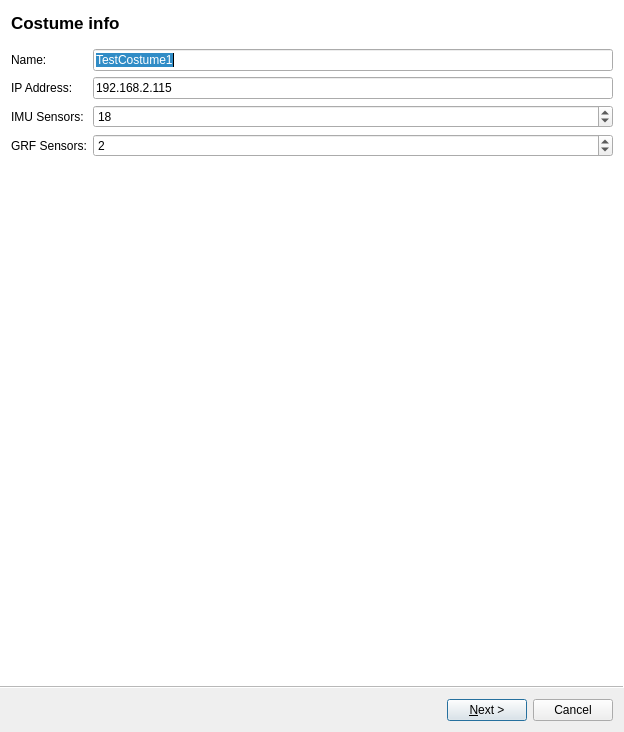
<?xml version="1.0" encoding="UTF-8"?>
<ui version="4.0">
 <class>IMUCostumeCalibrationWizard</class>
 <widget class="QWizard" name="IMUCostumeCalibrationWizard">
  <property name="geometry">
   <rect>
    <x>0</x>
    <y>0</y>
    <width>624</width>
    <height>732</height>
   </rect>
  </property>
  <property name="sizePolicy">
   <sizepolicy hsizetype="Preferred" vsizetype="Fixed">
    <horstretch>0</horstretch>
    <verstretch>0</verstretch>
   </sizepolicy>
  </property>
  <property name="windowTitle">
   <string>Costume Calibration Wizard</string>
  </property>
  <property name="windowIcon">
   <iconset resource="../../../imu_view/ui/MdeViewIcons.qrc">
    <normaloff>:/mde/icons/imu.png</normaloff>:/mde/icons/imu.png</iconset>
  </property>
  <property name="toolTip">
   <string/>
  </property>
  <property name="wizardStyle">
   <enum>QWizard::AeroStyle</enum>
  </property>
  <property name="options">
   <set>QWizard::HelpButtonOnRight|QWizard::NoBackButtonOnStartPage</set>
  </property>
  <widget class="QWizardPage" name="costumeCalibrationPage1">
   <property name="title">
    <string>Costume info</string>
   </property>
   <property name="subTitle">
    <string/>
   </property>
   <layout class="QFormLayout" name="formLayout">
    <item row="0" column="0">
     <widget class="QLabel" name="nameLabel">
      <property name="text">
       <string>Name:</string>
      </property>
     </widget>
    </item>
    <item row="0" column="1">
     <widget class="QLineEdit" name="nameLineEdit">
      <property name="text">
       <string>TestCostume1</string>
      </property>
     </widget>
    </item>
    <item row="1" column="0">
     <widget class="QLabel" name="ipAddressLabel">
      <property name="text">
       <string>IP Address:</string>
      </property>
     </widget>
    </item>
    <item row="1" column="1">
     <widget class="QLineEdit" name="ipAddressLineEdit">
      <property name="enabled">
       <bool>true</bool>
      </property>
      <property name="text">
       <string>192.168.2.115</string>
      </property>
     </widget>
    </item>
    <item row="2" column="0">
     <widget class="QLabel" name="imuSensorsLabellabel_2">
      <property name="text">
       <string>IMU Sensors:</string>
      </property>
     </widget>
    </item>
    <item row="2" column="1">
     <widget class="QSpinBox" name="imuSensorsSpinBox">
      <property name="enabled">
       <bool>true</bool>
      </property>
      <property name="value">
       <number>18</number>
      </property>
     </widget>
    </item>
    <item row="3" column="0">
     <widget class="QLabel" name="grfSensorsLabel">
      <property name="text">
       <string>GRF Sensors:</string>
      </property>
     </widget>
    </item>
    <item row="3" column="1">
     <widget class="QSpinBox" name="grfSensorsSpinBox">
      <property name="enabled">
       <bool>true</bool>
      </property>
      <property name="value">
       <number>2</number>
      </property>
     </widget>
    </item>
   </layout>
  </widget>
  <widget class="QWizardPage" name="costumeCalibrationPage2">
   <property name="minimumSize">
    <size>
     <width>525</width>
     <height>510</height>
    </size>
   </property>
   <property name="title">
    <string>Performer description</string>
   </property>
   <property name="subTitle">
    <string>Body dimensions [m]</string>
   </property>
   <layout class="QHBoxLayout" name="horizontalLayout">
    <item>
     <layout class="QVBoxLayout" name="verticalLayout">
      <item>
       <layout class="QFormLayout" name="formLayout_2">
        <item row="0" column="0">
         <widget class="QLabel" name="bodyHeighLabel">
          <property name="text">
           <string>Body Height:</string>
          </property>
         </widget>
        </item>
        <item row="0" column="1">
         <widget class="QDoubleSpinBox" name="bodyHeightDoubleSpinBox">
          <property name="toolTip">
           <string>Ground to top of head when standing upright</string>
          </property>
          <property name="value">
           <double>1.850000000000000</double>
          </property>
         </widget>
        </item>
        <item row="1" column="0">
         <widget class="QLabel" name="footSizeLabel">
          <property name="text">
           <string>Foot Size:</string>
          </property>
         </widget>
        </item>
        <item row="1" column="1">
         <widget class="QDoubleSpinBox" name="footSizeDoubleSpinBox">
          <property name="toolTip">
           <string>Top of shoe nose to end of the heel</string>
          </property>
          <property name="value">
           <double>0.260000000000000</double>
          </property>
         </widget>
        </item>
        <item row="2" column="0">
         <widget class="QLabel" name="ankleHeightLabel">
          <property name="text">
           <string>Ankle Height:</string>
          </property>
         </widget>
        </item>
        <item row="2" column="1">
         <widget class="QDoubleSpinBox" name="ankleHeightDoubleSpinBox">
          <property name="toolTip">
           <string>Ground to distal tip of lateral malleolus</string>
          </property>
          <property name="value">
           <double>0.120000000000000</double>
          </property>
         </widget>
        </item>
        <item row="3" column="0">
         <widget class="QLabel" name="hipHeightLabel">
          <property name="text">
           <string>Hip Height:</string>
          </property>
         </widget>
        </item>
        <item row="3" column="1">
         <widget class="QDoubleSpinBox" name="hipHeightDoubleSpinBox">
          <property name="toolTip">
           <string>Ground to most lateral bony prominence of greater trochanter</string>
          </property>
          <property name="value">
           <double>0.890000000000000</double>
          </property>
         </widget>
        </item>
        <item row="4" column="0">
         <widget class="QLabel" name="hipWidthLabel">
          <property name="text">
           <string>Hip Width:</string>
          </property>
         </widget>
        </item>
        <item row="4" column="1">
         <widget class="QDoubleSpinBox" name="hipWidthDoubleSpinBox">
          <property name="toolTip">
           <string>Right to left anterior sup. iliac spine</string>
          </property>
          <property name="value">
           <double>0.340000000000000</double>
          </property>
         </widget>
        </item>
        <item row="5" column="0">
         <widget class="QLabel" name="kneeHeightLabel">
          <property name="text">
           <string>Knee Height:</string>
          </property>
         </widget>
        </item>
        <item row="5" column="1">
         <widget class="QDoubleSpinBox" name="kneeHeightDoubleSpinBox">
          <property name="toolTip">
           <string>Ground to lateral epicondyle on the femoral bone</string>
          </property>
          <property name="value">
           <double>0.320000000000000</double>
          </property>
         </widget>
        </item>
        <item row="6" column="0">
         <widget class="QLabel" name="shoulderWidthLabel">
          <property name="text">
           <string>Shoulder Width:</string>
          </property>
         </widget>
        </item>
        <item row="6" column="1">
         <widget class="QDoubleSpinBox" name="shoulderWidthDoubleSpinBox">
          <property name="toolTip">
           <string>Right to left distal tip of acromion (acromial angle)</string>
          </property>
          <property name="value">
           <double>0.430000000000000</double>
          </property>
         </widget>
        </item>
        <item row="7" column="0">
         <widget class="QLabel" name="shoeSoleHeightLabel">
          <property name="text">
           <string>Shoe Sole Height:</string>
          </property>
         </widget>
        </item>
        <item row="7" column="1">
         <widget class="QDoubleSpinBox" name="shoeSoleHeightDoubleSpinBox">
          <property name="toolTip">
           <string>Average thickness of the sole of the used shoes. This value will add an offset to the ankle height.</string>
          </property>
          <property name="value">
           <double>0.040000000000000</double>
          </property>
         </widget>
        </item>
       </layout>
      </item>
      <item>
       <spacer name="verticalSpacer">
        <property name="orientation">
         <enum>Qt::Vertical</enum>
        </property>
        <property name="sizeHint" stdset="0">
         <size>
          <width>20</width>
          <height>40</height>
         </size>
        </property>
       </spacer>
      </item>
     </layout>
    </item>
    <item>
     <widget class="QLabel" name="bodyDimensionsLabel">
      <property name="minimumSize">
       <size>
        <width>375</width>
        <height>500</height>
       </size>
      </property>
      <property name="maximumSize">
       <size>
        <width>375</width>
        <height>500</height>
       </size>
      </property>
      <property name="text">
       <string/>
      </property>
      <property name="pixmap">
       <pixmap resource="imuCostumeIcons.qrc">:/imuCostume/icons/skeletonWithDimensions.png</pixmap>
      </property>
      <property name="scaledContents">
       <bool>true</bool>
      </property>
      <property name="alignment">
       <set>Qt::AlignCenter</set>
      </property>
      <property name="textInteractionFlags">
       <set>Qt::NoTextInteraction</set>
      </property>
     </widget>
    </item>
   </layout>
  </widget>
  <widget class="QWizardPage" name="costumeCalibrationPage3">
   <property name="title">
    <string>Calibration</string>
   </property>
   <property name="subTitle">
    <string>Algorithm</string>
   </property>
   <layout class="QFormLayout" name="formLayout_3">
    <item row="0" column="0">
     <widget class="QComboBox" name="algorithmComboBox">
      <property name="sizePolicy">
       <sizepolicy hsizetype="Preferred" vsizetype="Preferred">
        <horstretch>0</horstretch>
        <verstretch>0</verstretch>
       </sizepolicy>
      </property>
      <item>
       <property name="text">
        <string>Choose algorithm</string>
       </property>
      </item>
      <item>
       <property name="text">
        <string>Simple2Stage</string>
       </property>
      </item>
      <item>
       <property name="text">
        <string>Advanced2Stage</string>
       </property>
      </item>
      <item>
       <property name="text">
        <string>KalmanBasedMultiStage</string>
       </property>
      </item>
      <item>
       <property name="text">
        <string>AutoAdaptive</string>
       </property>
      </item>
     </widget>
    </item>
   </layout>
  </widget>
  <widget class="QWizardPage" name="costumeCalibrationPage4">
   <property name="title">
    <string>Calibration: Simple2Stage</string>
   </property>
   <property name="subTitle">
    <string>Stage 1</string>
   </property>
   <layout class="QHBoxLayout" name="horizontalLayout_3">
    <item>
     <layout class="QVBoxLayout" name="verticalLayout_2">
      <item>
       <widget class="QTextEdit" name="stage1DescriptionTextEdit">
        <property name="sizePolicy">
         <sizepolicy hsizetype="Expanding" vsizetype="Preferred">
          <horstretch>0</horstretch>
          <verstretch>0</verstretch>
         </sizepolicy>
        </property>
        <property name="readOnly">
         <bool>true</bool>
        </property>
        <property name="html">
         <string>&lt;!DOCTYPE HTML PUBLIC &quot;-//W3C//DTD HTML 4.0//EN&quot; &quot;http://www.w3.org/TR/REC-html40/strict.dtd&quot;&gt;
&lt;html&gt;&lt;head&gt;&lt;meta name=&quot;qrichtext&quot; content=&quot;1&quot; /&gt;&lt;style type=&quot;text/css&quot;&gt;
p, li { white-space: pre-wrap; }
&lt;/style&gt;&lt;/head&gt;&lt;body style=&quot; font-family:'MS Shell Dlg 2'; font-size:8.25pt; font-weight:400; font-style:normal;&quot;&gt;
&lt;p style=&quot; margin-top:0px; margin-bottom:0px; margin-left:0px; margin-right:0px; -qt-block-indent:0; text-indent:0px;&quot;&gt;Press &lt;span style=&quot; font-weight:600;&quot;&gt;Calibrate&lt;/span&gt; and stand in a &lt;span style=&quot; font-weight:600;&quot;&gt;T-pose&lt;/span&gt; as presented. Stand  approximately &lt;span style=&quot; font-weight:600;&quot;&gt;30 seconds&lt;/span&gt;, until algorithm finishes and notifies You it is ready for the next stage.&lt;/p&gt;&lt;/body&gt;&lt;/html&gt;</string>
        </property>
       </widget>
      </item>
      <item>
       <layout class="QHBoxLayout" name="horizontalLayout_2">
        <item>
         <spacer name="horizontalSpacer">
          <property name="orientation">
           <enum>Qt::Horizontal</enum>
          </property>
          <property name="sizeHint" stdset="0">
           <size>
            <width>40</width>
            <height>20</height>
           </size>
          </property>
         </spacer>
        </item>
        <item>
         <widget class="QPushButton" name="calibrate1PushButton">
          <property name="text">
           <string>Calibrate</string>
          </property>
         </widget>
        </item>
        <item>
         <spacer name="horizontalSpacer_2">
          <property name="orientation">
           <enum>Qt::Horizontal</enum>
          </property>
          <property name="sizeHint" stdset="0">
           <size>
            <width>40</width>
            <height>20</height>
           </size>
          </property>
         </spacer>
        </item>
       </layout>
      </item>
      <item>
       <spacer name="verticalSpacer_3">
        <property name="orientation">
         <enum>Qt::Vertical</enum>
        </property>
        <property name="sizeHint" stdset="0">
         <size>
          <width>20</width>
          <height>40</height>
         </size>
        </property>
       </spacer>
      </item>
     </layout>
    </item>
    <item>
     <widget class="QLabel" name="tposLabel">
      <property name="minimumSize">
       <size>
        <width>375</width>
        <height>500</height>
       </size>
      </property>
      <property name="maximumSize">
       <size>
        <width>375</width>
        <height>500</height>
       </size>
      </property>
      <property name="text">
       <string/>
      </property>
      <property name="pixmap">
       <pixmap resource="imuCostumeIcons.qrc">:/imuCostume/icons/tpos.png</pixmap>
      </property>
      <property name="scaledContents">
       <bool>true</bool>
      </property>
      <property name="textInteractionFlags">
       <set>Qt::NoTextInteraction</set>
      </property>
     </widget>
    </item>
   </layout>
  </widget>
  <widget class="QWizardPage" name="costumeCalibrationPage5">
   <property name="title">
    <string>Calibration: Simple2Stage</string>
   </property>
   <property name="subTitle">
    <string>Stage 2</string>
   </property>
   <layout class="QHBoxLayout" name="horizontalLayout_5">
    <item>
     <layout class="QVBoxLayout" name="verticalLayout_3">
      <item>
       <widget class="QTextEdit" name="stage2DescriptionTextEdit">
        <property name="sizePolicy">
         <sizepolicy hsizetype="Expanding" vsizetype="Preferred">
          <horstretch>0</horstretch>
          <verstretch>0</verstretch>
         </sizepolicy>
        </property>
        <property name="html">
         <string>&lt;!DOCTYPE HTML PUBLIC &quot;-//W3C//DTD HTML 4.0//EN&quot; &quot;http://www.w3.org/TR/REC-html40/strict.dtd&quot;&gt;
&lt;html&gt;&lt;head&gt;&lt;meta name=&quot;qrichtext&quot; content=&quot;1&quot; /&gt;&lt;style type=&quot;text/css&quot;&gt;
p, li { white-space: pre-wrap; }
&lt;/style&gt;&lt;/head&gt;&lt;body style=&quot; font-family:'MS Shell Dlg 2'; font-size:8.25pt; font-weight:400; font-style:normal;&quot;&gt;
&lt;p style=&quot; margin-top:0px; margin-bottom:0px; margin-left:0px; margin-right:0px; -qt-block-indent:0; text-indent:0px;&quot;&gt;Press &lt;span style=&quot; font-weight:600;&quot;&gt;Calibrate&lt;/span&gt; and stand in a &lt;span style=&quot; font-weight:600;&quot;&gt;N-pose&lt;/span&gt; as presented. Stand  approximately &lt;span style=&quot; font-weight:600;&quot;&gt;30 seconds&lt;/span&gt;, until algorithm finishes and notifies You that costume is ready to use.&lt;/p&gt;&lt;/body&gt;&lt;/html&gt;</string>
        </property>
       </widget>
      </item>
      <item>
       <layout class="QHBoxLayout" name="horizontalLayout_4">
        <item>
         <spacer name="horizontalSpacer_3">
          <property name="orientation">
           <enum>Qt::Horizontal</enum>
          </property>
          <property name="sizeHint" stdset="0">
           <size>
            <width>40</width>
            <height>20</height>
           </size>
          </property>
         </spacer>
        </item>
        <item>
         <widget class="QPushButton" name="calibrate2PushButton">
          <property name="text">
           <string>Calibrate</string>
          </property>
         </widget>
        </item>
        <item>
         <spacer name="horizontalSpacer_4">
          <property name="orientation">
           <enum>Qt::Horizontal</enum>
          </property>
          <property name="sizeHint" stdset="0">
           <size>
            <width>40</width>
            <height>20</height>
           </size>
          </property>
         </spacer>
        </item>
       </layout>
      </item>
      <item>
       <spacer name="verticalSpacer_2">
        <property name="orientation">
         <enum>Qt::Vertical</enum>
        </property>
        <property name="sizeHint" stdset="0">
         <size>
          <width>20</width>
          <height>40</height>
         </size>
        </property>
       </spacer>
      </item>
     </layout>
    </item>
    <item>
     <widget class="QLabel" name="nposLabel">
      <property name="minimumSize">
       <size>
        <width>375</width>
        <height>510</height>
       </size>
      </property>
      <property name="maximumSize">
       <size>
        <width>375</width>
        <height>510</height>
       </size>
      </property>
      <property name="text">
       <string/>
      </property>
      <property name="pixmap">
       <pixmap resource="imuCostumeIcons.qrc">:/imuCostume/icons/npos.png</pixmap>
      </property>
      <property name="scaledContents">
       <bool>true</bool>
      </property>
     </widget>
    </item>
   </layout>
  </widget>
 </widget>
 <resources>
  <include location="../../../imu_view/ui/MdeViewIcons.qrc"/>
  <include location="imuCostumeIcons.qrc"/>
 </resources>
 <connections/>
</ui>
